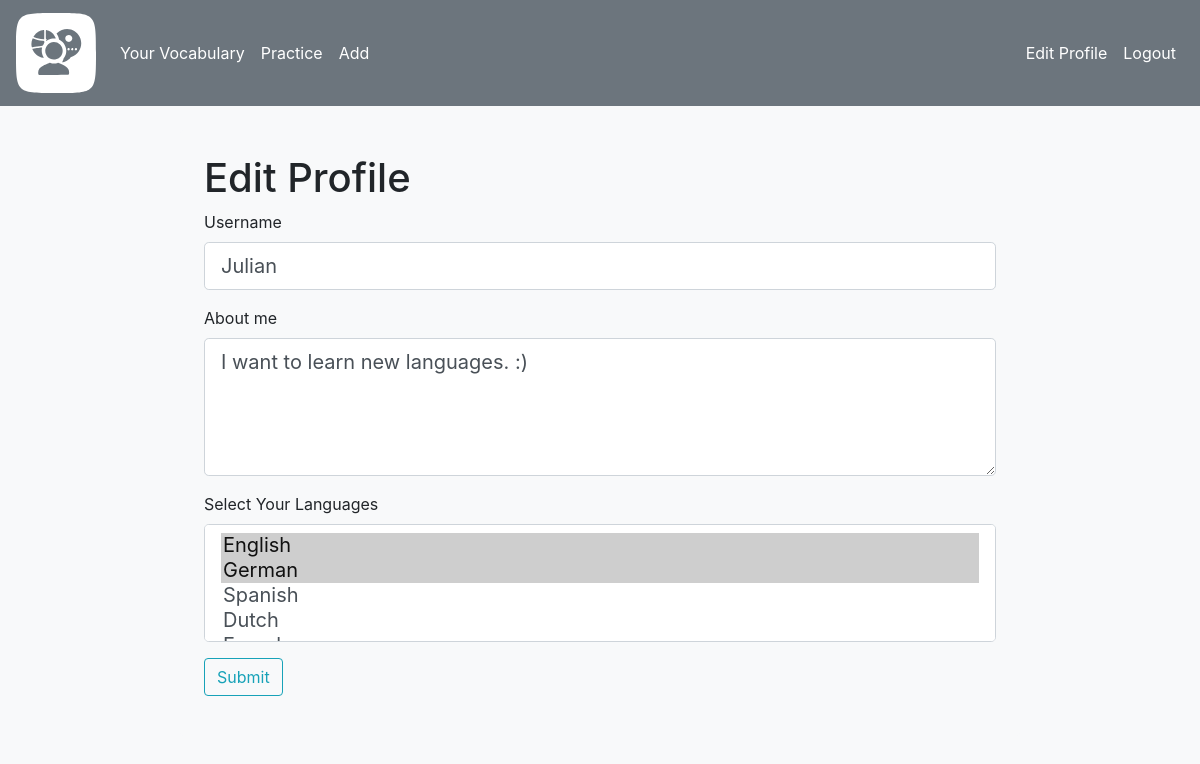
The page /edit_profile (signed in) on the database as committed earlier.
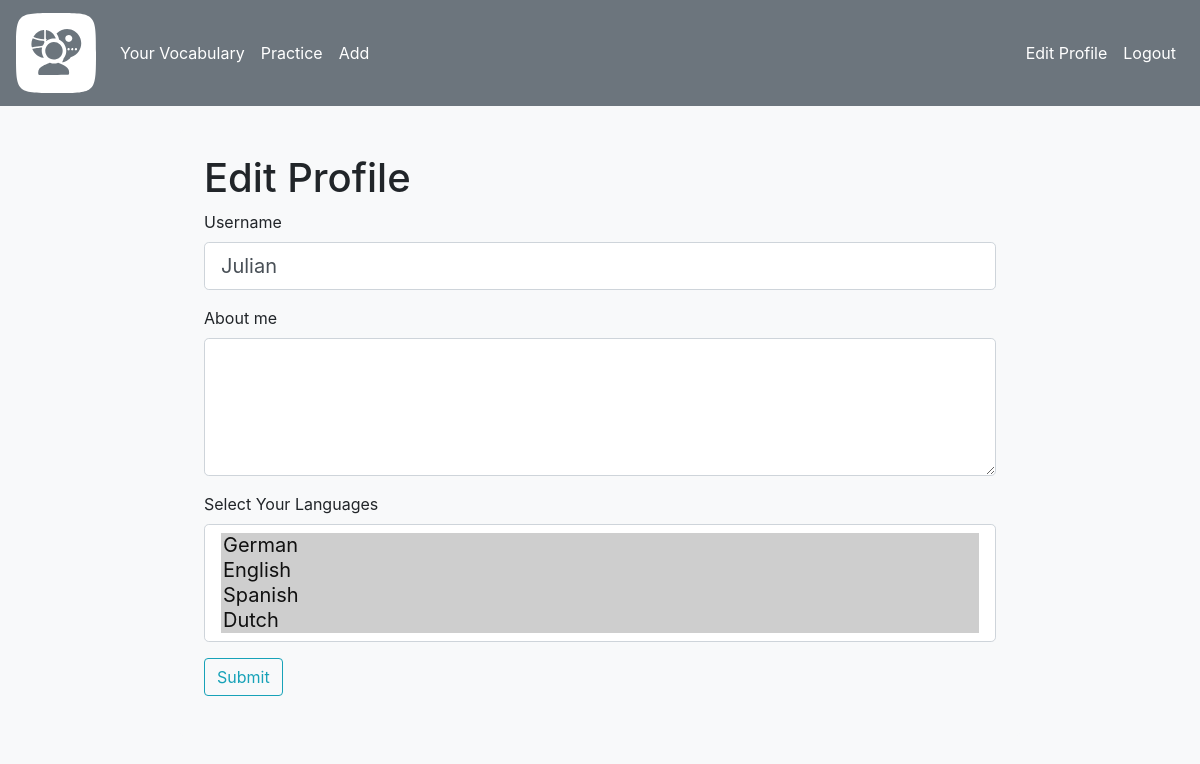
The same page on the database as committed later.
### app/models.py (models this page shows, shortened)
class User(UserMixin, db.Model):
    __tablename__ = "user"
    id: so.Mapped[int] = so.mapped_column(primary_key=True)
    username: so.Mapped[str] = so.mapped_column(sa.String(64), index=True, unique=True)
    email: so.Mapped[str] = so.mapped_column(sa.String(120), index=True, unique=True)
    password_hash: so.Mapped[Optional[str]] = so.mapped_column(sa.String(256))
    about_me: so.Mapped[Optional[str]] = so.mapped_column(sa.String(140))
    last_seen: so.Mapped[Optional[datetime]] = so.mapped_column(default=lambda: datetime.now(timezone.utc))
    languages: so.Mapped[list['Language']]= so.relationship(
        secondary=user_language,
        back_populates='users')
    vocables: so.Mapped[list['Vocable']]=so.relationship(back_populates='user')
    posts: so.Mapped[list['Post']]=so.relationship(back_populates='author')
    session: so.Mapped['Session'] = so.relationship(back_populates='user')

### app/routes.py (the view)
@app.route("/edit_profile",methods=["GET","POST"])
@login_required
def edit_profile():
    form = EditProfileForm()
    languages = db.session.scalars(sa.select(Language.name)).all() # get all available languages
    form.languages.choices = languages # sets the available languages
    form.languages.data = [l.name for l in current_user.languages] # preselect the languages the user already has
    if form.validate_on_submit():
        form.languages.data = request.form.getlist('languages') # this updates the data according to the selection in the browser.
        current_user.username = form.username.data
        current_user.about_me = form.about_me.data
        current_user.set_languages(form.languages.data)
        db.session.commit()
        flash("Your changes have been saved.", 'success')
        return redirect(url_for('edit_profile'))
    elif request.method == "GET":
        form.username.data = current_user.username
        form.about_me.data = current_user.about_me
    return render_template("edit_profile.html",title="Edit Profile", form=form)

### app/forms.py
class EditProfileForm(FlaskForm):
    username = StringField("Username", validators=[DataRequired()])
    about_me = TextAreaField("About me", validators=[Length(max=140)])
    submit = SubmitField("Submit")
    languages = SelectMultipleField("Select Your Languages")

### app/models.py (called while the page is built)
@login.user_loader
def load_user(id):
    return db.session.get(User, int(id))

### app/routes.py (called while the page is built)
@app.before_request
def before_request():
    if current_user.is_authenticated:
        current_user.last_seen = datetime.now(timezone.utc)
        db.session.commit()

### app/templates/edit_profile.html (shortened to what this page needs)
{% extends "base.html" %}
{% block content %}
<h1>Edit Profile</h1>
<form action="" method="post">
    <p>
        {{ form.username.label(class="form-control-label")}}<br>
        {% if form.username.errors %}
            {{ form.username(class="form-control form-control-lg is-invalid")}}
        {% else %}
            {{ form.username(class="form-control form-control-lg")}}
        {% endif %}
    </p>
    <p>
        {{ form.about_me.label(class="form-control-label")}}<br>
        {% if form.about_me.errors %}
            {{ form.about_me(class="form-control form-control-lg is-invalid")}}
        {% else %}
            {{ form.about_me(class="form-control form-control-lg", cols=50, rows=4)}}
        {% endif %}
    </p>
    <p>
        {{ form.languages.label(class="form-control-label")}}<br>
        {{ form.languages(class="form-control form-control-lg") }}
    </p>
    <p>
        {{ form.submit(class="btn btn-outline-info") }}
    </p>
</form>
{% endblock %}

Rows that differ between the two databases and show on the page:
changed User "Julian": about_me "I want to learn new languages. :)" → (not shown)
Other text that changed with them:
form field languages: "English ☑ / German ☑ / Spanish / Dutch" → "German ☑ / English ☑ / Spanish ☑ / Dutch ☑"
